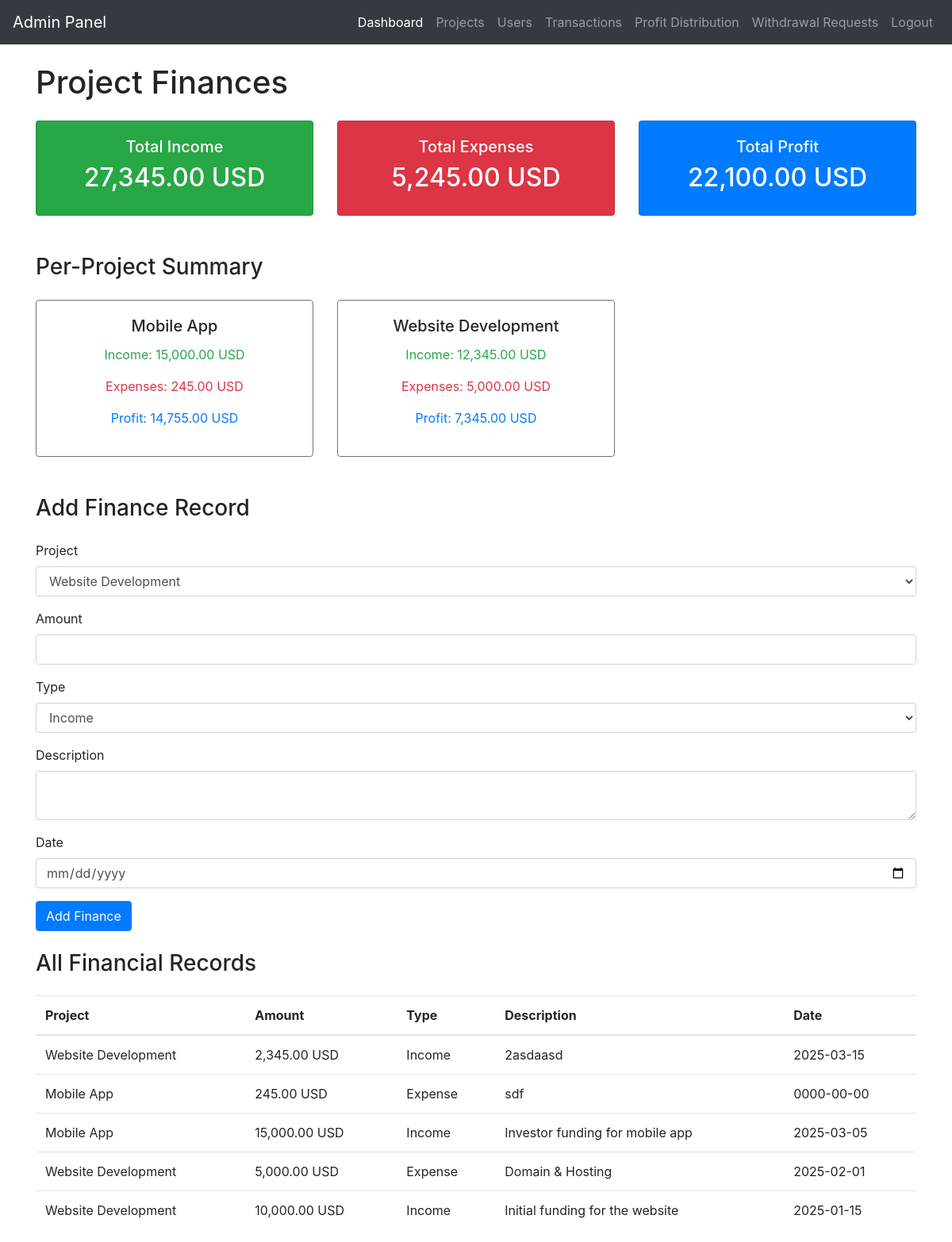
The page /admin1/project_finances.php on the database as committed earlier.
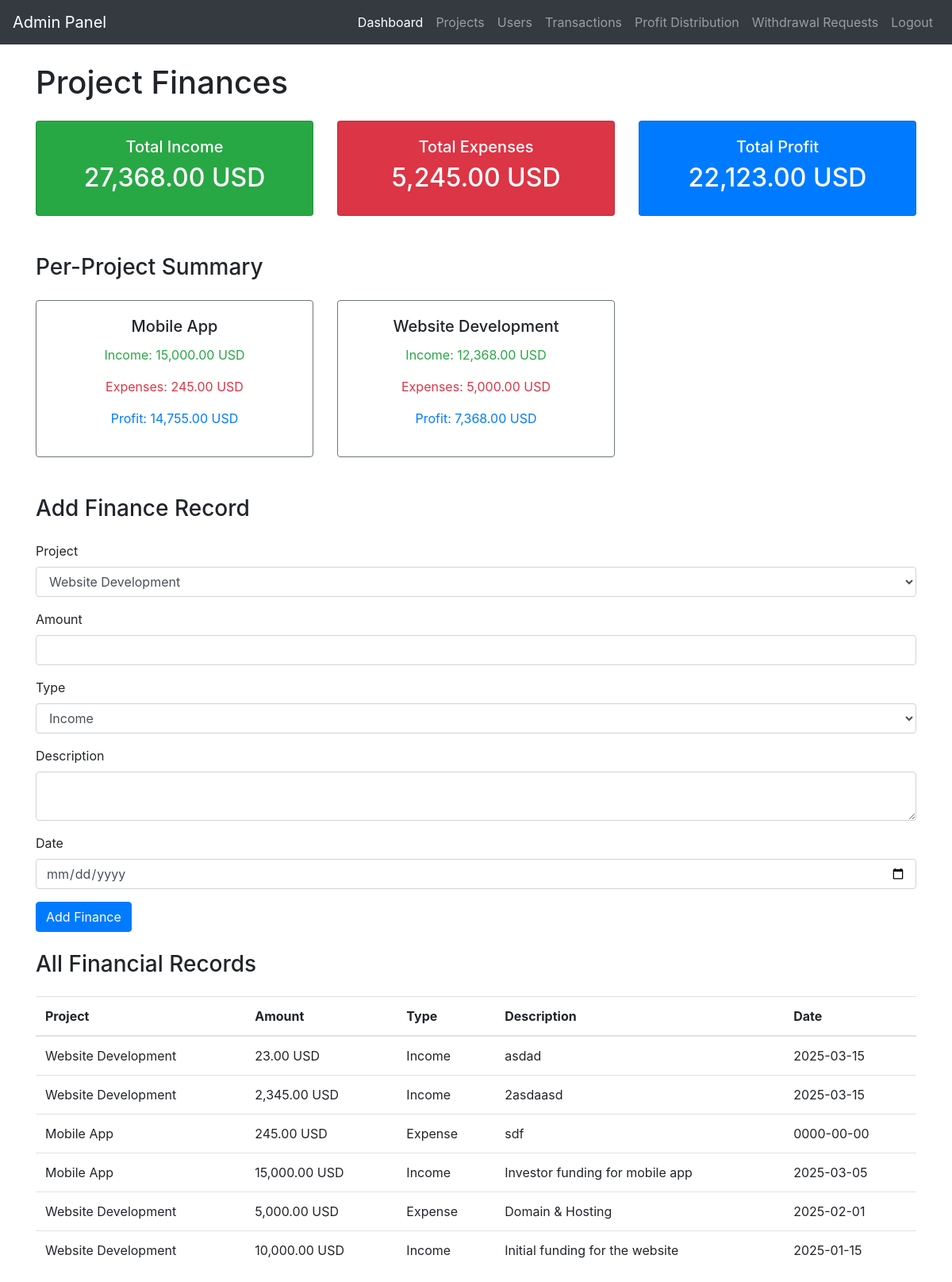
The same page on the database as committed later.
### tables this page shows
CREATE TABLE `projects` (
  `project_id` int(11) NOT NULL,
  `name` varchar(255) NOT NULL,
  `description` text DEFAULT NULL,
  `start_date` date DEFAULT NULL,
  `end_date` date DEFAULT NULL,
  `created_at` timestamp NOT NULL DEFAULT current_timestamp(),
  `status` enum('pending','in_progress','completed') NOT NULL DEFAULT 'pending'
);

CREATE TABLE `project_finances` (
  `finance_id` int(11) NOT NULL,
  `project_id` int(11) DEFAULT NULL,
  `amount` decimal(12,2) NOT NULL,
  `type` enum('income','expense') NOT NULL,
  `description` text DEFAULT NULL,
  `finance_date` date NOT NULL,
  `created_at` timestamp NOT NULL DEFAULT current_timestamp()
);

### admin1/project_finances.php (the view, shortened to what the changed rows need)
<?php
include 'config.php';
$totalQuery = "
    SELECT
        SUM(CASE WHEN type = 'income' THEN amount ELSE 0 END) AS total_income,
        SUM(CASE WHEN type = 'expense' THEN amount ELSE 0 END) AS total_expense
    FROM project_finances";
$totalResult = mysqli_fetch_assoc(mysqli_query($conn, $totalQuery));
$totalIncome = $totalResult['total_income'] ?? 0;
$totalExpense = $totalResult['total_expense'] ?? 0;
$totalProfit = $totalIncome - $totalExpense;
$projectTotalsQuery = "
    SELECT p.project_id, p.name,
        SUM(CASE WHEN pf.type = 'income' THEN pf.amount ELSE 0 END) AS project_income,
        SUM(CASE WHEN pf.type = 'expense' THEN pf.amount ELSE 0 END) AS project_expense
    FROM projects p
    LEFT JOIN project_finances pf ON p.project_id = pf.project_id
    GROUP BY p.project_id, p.name
    ORDER BY p.name ASC";
$projectTotalsResult = mysqli_query($conn, $projectTotalsQuery);
$financeQuery = "
    SELECT pf.*, p.name
    FROM project_finances pf
    JOIN projects p ON pf.project_id = p.project_id
    ORDER BY pf.finance_id DESC";
$financeResult = mysqli_query($conn, $financeQuery);
?>
<?php include 'nav.php'; ?>
<!DOCTYPE html>
<html lang="en">
<head>
    <link rel="stylesheet" href="https://stackpath.bootstrapcdn.com/bootstrap/4.5.2/css/bootstrap.min.css">
</head>
<body>
<div class="container">
    <h1 class="my-4">Project Finances</h1>
    <div class="row">
        <div class="col-md-4">
            <div class="card bg-success text-white text-center mb-4">
                <div class="card-body">
                    <h5>Total Income</h5>
                    <h2><?php echo number_format($totalIncome, 2); ?> USD</h2>
                </div>
            </div>
        </div>
        <div class="col-md-4">
            <div class="card bg-danger text-white text-center mb-4">
                <div class="card-body">
                    <h2><?php echo number_format($totalExpense, 2); ?> USD</h2>
                </div>
            </div>
        </div>
        <div class="col-md-4">
            <div class="card bg-primary text-white text-center mb-4">
                <div class="card-body">
                    <h5>Total Profit</h5>
                    <h2><?php echo number_format($totalProfit, 2); ?> USD</h2>
                </div>
            </div>
        </div>
    </div>
    <div class="row">
        <?php while ($project = mysqli_fetch_assoc($projectTotalsResult)) {
            $projectProfit = $project['project_income'] - $project['project_expense'];
            ?>
            <div class="col-md-4 mb-4">
                <div class="card border-secondary">
                    <div class="card-body text-center">
                        <h5 class="card-title"><?php echo $project['name']; ?></h5>
                        <p class="text-success">Income: <?php echo number_format($project['project_income'], 2); ?> USD</p>
                        <p class="text-danger">Expenses: <?php echo number_format($project['project_expense'], 2); ?> USD</p>
                        <p class="text-primary">Profit: <?php echo number_format($projectProfit, 2); ?> USD</p>
                    </div>
                </div>
            </div>
        <?php } ?>
    </div>
    <table class="table">
        <thead>
            <tr>
                <th>Project</th>
                <th>Amount</th>
                <th>Type</th>
                <th>Description</th>
                <th>Date</th>
            </tr>
        </thead>
        <tbody>
            <?php while ($finance = mysqli_fetch_assoc($financeResult)) { ?>
                <tr>
                    <td><?php echo $finance['name']; ?></td>
                    <td><?php echo number_format($finance['amount'], 2); ?> USD</td>
                    <td><?php echo ucfirst($finance['type']); ?></td>
                    <td><?php echo $finance['description']; ?></td>
                    <td><?php echo $finance['finance_date']; ?></td>
                </tr>
            <?php } ?>
        </tbody>
    </table>
</div>
</body>
</html>

Rows that differ between the two databases and show on the page:
computed for projects "Website Development": project_income "12,345.00" → "12,368.00"; projectProfit "7,345.00" → "7,368.00"
added project_finances: project.name "Website Development", amount "23.00", type "Income", description "asdad", finance_date "2025-03-15"
Other text that changed with them:
$totalIncome: "27,345.00" → "27,368.00"
$totalProfit: "22,100.00" → "22,123.00"
